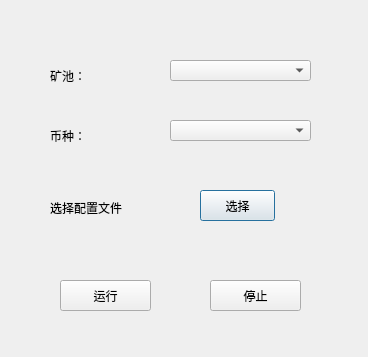
<?xml version="1.0" encoding="UTF-8"?>
<ui version="4.0">
 <class>Dialog</class>
 <widget class="QDialog" name="Dialog">
  <property name="geometry">
   <rect>
    <x>0</x>
    <y>0</y>
    <width>368</width>
    <height>357</height>
   </rect>
  </property>
  <property name="windowTitle">
   <string>Dialog</string>
  </property>
  <widget class="QLabel" name="label">
   <property name="geometry">
    <rect>
     <x>50</x>
     <y>70</y>
     <width>54</width>
     <height>12</height>
    </rect>
   </property>
   <property name="text">
    <string>矿池：</string>
   </property>
  </widget>
  <widget class="QComboBox" name="pool_type_list">
   <property name="geometry">
    <rect>
     <x>170</x>
     <y>60</y>
     <width>141</width>
     <height>21</height>
    </rect>
   </property>
  </widget>
  <widget class="QLabel" name="label_2">
   <property name="geometry">
    <rect>
     <x>50</x>
     <y>130</y>
     <width>54</width>
     <height>12</height>
    </rect>
   </property>
   <property name="text">
    <string>币种：</string>
   </property>
  </widget>
  <widget class="QComboBox" name="coin_type_list">
   <property name="geometry">
    <rect>
     <x>170</x>
     <y>120</y>
     <width>141</width>
     <height>21</height>
    </rect>
   </property>
  </widget>
  <widget class="QLabel" name="label_3">
   <property name="geometry">
    <rect>
     <x>50</x>
     <y>200</y>
     <width>81</width>
     <height>16</height>
    </rect>
   </property>
   <property name="text">
    <string>选择配置文件</string>
   </property>
  </widget>
  <widget class="QPushButton" name="conf_btn">
   <property name="geometry">
    <rect>
     <x>200</x>
     <y>190</y>
     <width>75</width>
     <height>31</height>
    </rect>
   </property>
   <property name="text">
    <string>选择</string>
   </property>
  </widget>
  <widget class="QPushButton" name="run_btn">
   <property name="geometry">
    <rect>
     <x>60</x>
     <y>280</y>
     <width>91</width>
     <height>31</height>
    </rect>
   </property>
   <property name="text">
    <string>运行</string>
   </property>
  </widget>
  <widget class="QLabel" name="conf_path">
   <property name="geometry">
    <rect>
     <x>50</x>
     <y>240</y>
     <width>251</width>
     <height>20</height>
    </rect>
   </property>
   <property name="text">
    <string/>
   </property>
  </widget>
  <widget class="QPushButton" name="stop_btn">
   <property name="geometry">
    <rect>
     <x>210</x>
     <y>280</y>
     <width>91</width>
     <height>31</height>
    </rect>
   </property>
   <property name="text">
    <string>停止</string>
   </property>
  </widget>
 </widget>
 <resources/>
 <connections/>
</ui>
